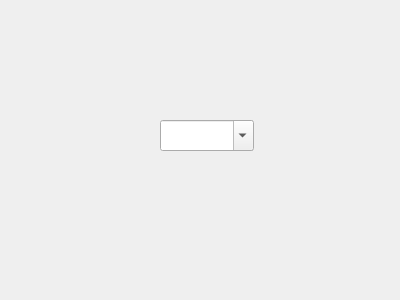
<?xml version="1.0" encoding="UTF-8"?>
<ui version="4.0">
 <class>NewBox</class>
 <widget class="QWidget" name="justAnotherBox">
  <property name="geometry">
   <rect>
    <x>0</x>
    <y>0</y>
    <width>400</width>
    <height>300</height>
   </rect>
  </property>
  <property name="windowTitle">
   <string>Form</string>
  </property>
  <widget class="QComboBox" name="aComboBox">
   <property name="geometry">
    <rect>
     <x>160</x>
     <y>120</y>
     <width>94</width>
     <height>31</height>
    </rect>
   </property>
   <property name="editable">
    <bool>true</bool>
   </property>
  </widget>
 </widget>
 <resources/>
 <connections/>
</ui>
